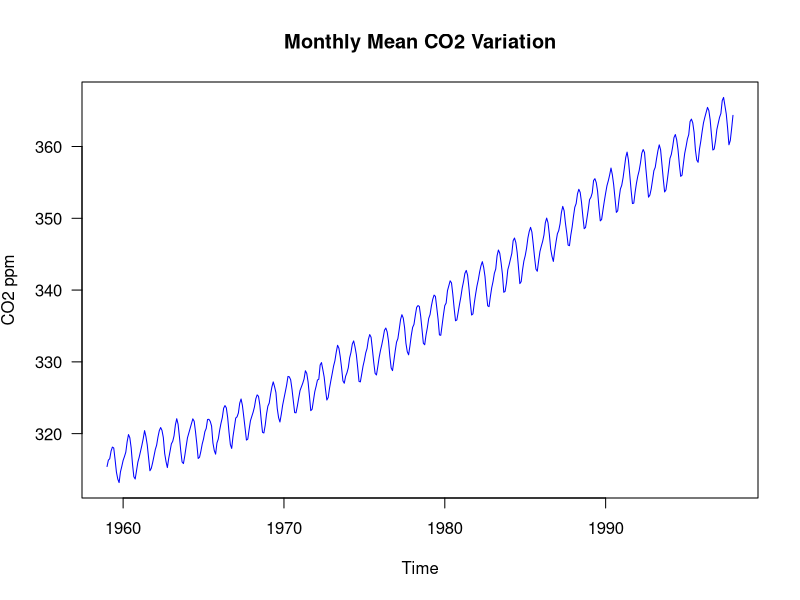

Here is the R script that generated this plot: (Note: this script raises an error after producing the figure.)
## ---- chunk 1
plot(co2, ylab = expression("CO2 ppm"), col = 'blue', las = 1)
title(main = "Monthly Mean CO2 Variation")
## ---- chunk 2
# sending the data to a tsibble object and examining head and tail
co2.series <- as_tsibble(ts(co2, start=c(1959,1), frequency=12))
head(co2.series)
#autoplot(co2.series)
tail(co2.series)
## ---- chunk 3
# plotting the series / ACF / PACF
co2.series %>% gg_tsdisplay(plot_type="partial")
## ---- chunk 4
# decomposing the series into trend, seasonality, and remainder
co2.series %>% model(STL(value)) %>% components() %>% autoplot()
## ---- chunk 5
# putting the time series into a data frame to make things easier
co2.df <- data.frame(index = seq(1:468), date = co2.series$index, value = co2.series$value)
head(co2.df)
## ---- chunk 6
# constructing a linear time trend and capturing the residuals
linear.co2 <- lm(value ~ index, data=co2.df) 
summary(linear.co2)
co2.df$linear.resid <- linear.co2$residuals

# plotting the residuals of the linear time trend
ggplot(data=co2.df, aes(x = co2.df$index, y = co2.df$linear.resid)) + geom_point()
## ---- chunk 7
# constructing a quadratic time trend and capturing the residuals
quadratic.co2 <- lm(value ~ index + I(index^2), data=co2.df)
summary(quadratic.co2)
co2.df$quad.resid <- quadratic.co2$residuals

# plotting the residuals of the quadratic time trend
ggplot(data=co2.df, aes(x = co2.df$index, y = co2.df$quad.resid)) + geom_point()
## ---- chunk 8
# constructing a cubic time trend and capturing the residuals
cubic.co2 <- lm(value ~ index + I(index^2) + I(index^3), data=co2.df)
summary(cubic.co2)
co2.df$cubic.resid <- cubic.co2$residuals

# plotting the residuals of the cubic time trend
ggplot(data=co2.df, aes(x = co2.df$index, y = cubic.co2$residuals)) + geom_point()
## ---- chunk 9
# constructing a cubic time trend with seasonal coefficients and capturing the residuals
Seas <- cycle(co2)
seasonal.co2 <- lm(co2.df$value ~ co2.df$index + I(co2.df$index^2) + I(co2.df$index^3) + factor(Seas))
summary(seasonal.co2)
co2.df$seasonal.resid <- seasonal.co2$residuals

# plotting the residuals of the seasonal time trend
ggplot(data=co2.df, aes(x = co2.df$index, y = seasonal.co2$residuals)) + geom_point()
## ---- chunk 10
library(forecast)
predict.data = data.frame(x = seq(469, 756, 1))
predict(linear.co2, newdata=data.frame(x = seq(469,756,1)), se.fit=TRUE)
## ---- chunk 11
# creating a dataframe of differenced values and plotting
diff.df <- data.frame(index = co2.df$index[-1], difference = diff(co2))
ggplot(diff.df, aes(x=index, y=difference)) + geom_line()
## ---- chunk 12
# baseline model > ARIMA(0,0,0)(1,1,0)
AIC(arima(co2, order=c(0,0,0), seas=list(order=c(1,1,0), 12)))
## ---- chunk 13
# second model > ARIMA(12,1,0)(1,1,0)
AIC(arima(co2, order=c(12,1,0), seas=list(order=c(1,1,0), 12)))
## ---- chunk 14
# third model > ARIMA(24,1,0)(1,1,0)
AIC(arima(co2, order=c(24,1,0), seas=list(order=c(1,1,0), 12)))
## ---- chunk 15
# fourth model > ARIMA(24,1,12)(1,1,0)
AIC(arima(co2, order=c(24,1,12), seas=list(order=c(1,1,0), 12)))
